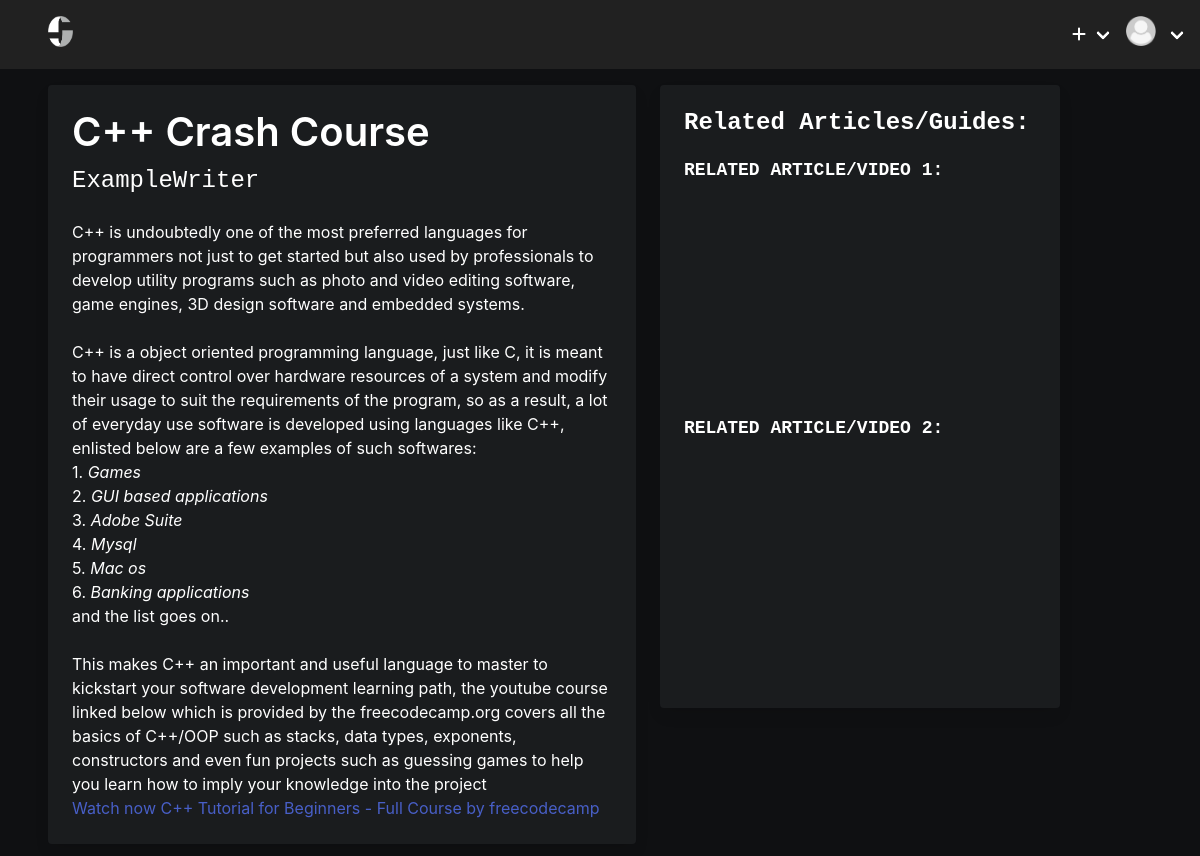
The app's page /wtf/ with its own data.
### coderite/models.py (models this page shows, shortened)
class Post(models.Model):
    image = models.FileField(upload_to = 'coderite/assets', validators=[FileExtensionValidator(['svg'])])
    title = models.CharField(max_length=250)
    slug = models.SlugField(max_length=200, unique=True, default=title)
    author = models.CharField(max_length=200)
    description = models.CharField(max_length=200)
    created_on = models.DateTimeField(auto_now_add=True)
    content = models.TextField()
    field_tag = models.CharField(max_length=50, default="blank")
    level_tag = models.CharField(max_length=50, default="blank")
    lang_tag = models.CharField(max_length=50, default="blank")
    status = models.IntegerField(choices=STATUS, default=0)

### coderite/views.py (the view)
# urls.py: path('<slug:slug>/', views.PostDetail.as_view(), name='post_detail'),
class PostDetail(generic.DetailView):
    model = Post
    template_name = 'post_detail.html'

### coderite/templates/post_detail.html (shortened to what this page needs)
{% extends 'base2.html' %} {% block content %} {%load static%}
<div class="columns">
  <div class="column is-half" style="background-color: #0f1012">
    <div
      class="card is-dark mt-4 ml-6"
      style="
        display: flex;
        flex-direction: column;
        width: 100%;
        flex-wrap: wrap;
        align-items: center;
      "
    >
      <div class="card-content">
        <div class="media">
          <div class="media-content has-text-white">
            <p class="title is-2 has-text-white pb-2">{{post.title}}</p>
            <p class="subtitle is-4 has-text-white is-family-code">
              {{post.author}}
            </p>
          </div>
        </div>
        <div class="content has-text-white has-text-medium">
          {{post.content|safe}}
          <br />
        </div>
      </div>
    </div>
  </div>
  <div class="column is-half" style="background-color: #0f1012">
    <div
      class="card is-dark mt-4 ml-6 is-hidden-touch is-hidden-touch"
      style="
        display: flex;
        flex-direction: column;
        width: 50vh;
        flex-wrap: wrap;
      "
    >
      <div class="card-content">
        <div class="media">
          <div class="media-content has-text-white">
            <p class="title is-4 has-text-white is-family-code">
              Related Articles/Guides:
            </p>
          </div>
        </div>
        <div class="content has-text-white">
          <div>
            <h5 class="has-text-white is-family-code">
              RELATED ARTICLE/VIDEO 1:
            </h5>
            <iframe
              width="400"
              height="200"
              src="https://www.youtube.com/embed/dQw4w9WgXcQ"
              title="YouTube video player"
              frameborder="0"
              allow="accelerometer; autoplay; clipboard-write; encrypted-media; gyroscope; picture-in-picture"
              allowfullscreen
            ></iframe>
          </div>
          <div class="pt-4">
            <h5 class="has-text-white is-family-code">
              RELATED ARTICLE/VIDEO 2:
            </h5>
            <iframe
              width="400"
              height="200"
              src="https://www.youtube.com/embed/dQw4w9WgXcQ"
              title="YouTube video player"
              frameborder="0"
              allow="accelerometer; autoplay; clipboard-write; encrypted-media; gyroscope; picture-in-picture"
              allowfullscreen
            ></iframe>
          </div>
          <br />
        </div>
      </div>
    </div>
  </div>
  {%endblock content%}

### coderite/static/style.css (style rules this page uses)
body { background-color: #0f1012; height: 100vh; }
html { background-color: #0f1012; }
.is-dark { color: #1a1c1e; background: #1a1c1e; background-color: #1a1c1e; }

### records on screen
Post: title "C++ Crash Course", author "ExampleWriter", content "C++ is undoubtedly one of the most preferred languages for programmers not just to get started but also used by professionals to develop utility programs such as photo and video editing software, game engines, 3D design software and embedded systems. C++ is a object oriented programming language, just like C, it is meant to have direct control over hardware resources of a system and modify their usage to suit the requirements of the program, so as a result, a lot of everyday use software is developed using languages like C++, enlisted below are a few examples of such softwares: 1. Games 2. GUI based applications 3. Adobe Suite 4. Mysql 5. Mac os 6. Banking applications and the list goes…"
